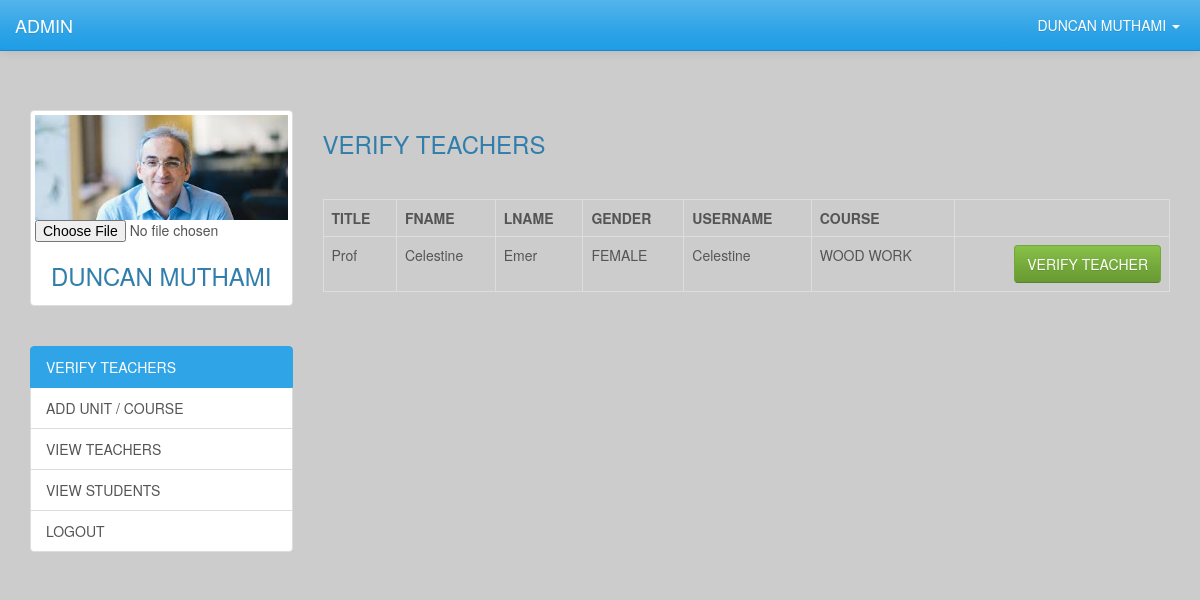
The page /admin/adminHome.php (signed in) on the database its author committed.
### tables this page shows
CREATE TABLE IF NOT EXISTS `teachers` (
`id` int(11) NOT NULL,
  `fname` varchar(50) NOT NULL,
  `lname` varchar(50) NOT NULL,
  `gender` enum('MALE','FEMALE') NOT NULL DEFAULT 'MALE',
  `courseToTeach` int(11) NOT NULL,
  `title` varchar(20) NOT NULL,
  `username` varchar(50) NOT NULL,
  `password` varchar(50) NOT NULL,
  `status` enum('VERIFIED','UNVERIFIED') NOT NULL DEFAULT 'UNVERIFIED',
  `image` varchar(150) NOT NULL
);

CREATE TABLE IF NOT EXISTS `courses` (
`id` int(11) NOT NULL,
  `CourseCode` varchar(10) NOT NULL,
  `CourseName` varchar(100) NOT NULL
);

### admin/adminHome.php (the view, shortened to what this page needs)
<?php
	$output = '';
	require_once '../includes/core.inc.php';
	$query = "SELECT teachers.id, teachers.title, teachers.fname, teachers.lname, teachers.gender, teachers.username, courses.courseName
						FROM teachers
	          LEFT JOIN courses
						ON courses.id = teachers.courseToTeach
						WHERE teachers.status = 'UNVERIFIED'";
	$statement = $conn->prepare($query);
	$statement->execute();
	$statement->store_result();
	if($statement->num_rows){
		$statement->bind_result($id,$title,$fname,$lname,$gender,$username,$course);
		$output .= '<table class = "table table-bordered">
									<tr>
										<th>TITLE</th>
										<th>FNAME</th>
										<th>LNAME</th>
										<th>GENDER</th>
										<th>USERNAME</th>
										<th>COURSE</th>
										<th></th>
									</tr>';
		while($statement->fetch()){
			$output .= '<tr>
										<td>' . $title . '</td>
										<td>' . $fname . '</td>
										<td>' . $lname . '</td>
										<td>' . $gender . '</td>
										<td>' . $username . '</td>
										<td>' . $course . '</td>
										<td><a class = "btn btn-success pull-right" href = "adminHome.php?action=VERIFY&id=' . $id . '">VERIFY TEACHER</a></td>
									</tr>';
		}
		$output .= '</table>';
	}else{
		$output = '<p>There are no unverified teachers :)</p>';
	}
?>
<?php require_once '../includes/adminHeader.php';?>
<div class = "container">
	<div class = "row" style = "margin-top:60px;">
		<?php require_once '../includes/adminSidebar.php';?>
		<div class = "col-lg-9">
			<h3>VERIFY TEACHERS</h3>
			<p><?php echo $msg;?> &nbsp;</p>
			<?php echo $output?>
		</div>
	</div>
</div>
<?php require_once '../includes/admin_footer.inc.php';?>

### css/custom-styles.css (style rules this page uses)
body { padding-top:50px; background-color: #cccccc; }

### rows shown on the page
teachers: title "Prof", fname "Celestine", lname "Emer", gender "FEMALE", username "Celestine", courses.CourseName "WOOD WORK"

### other values the page prints
$adminDetails['name'] "DUNCAN MUTHAMI"
